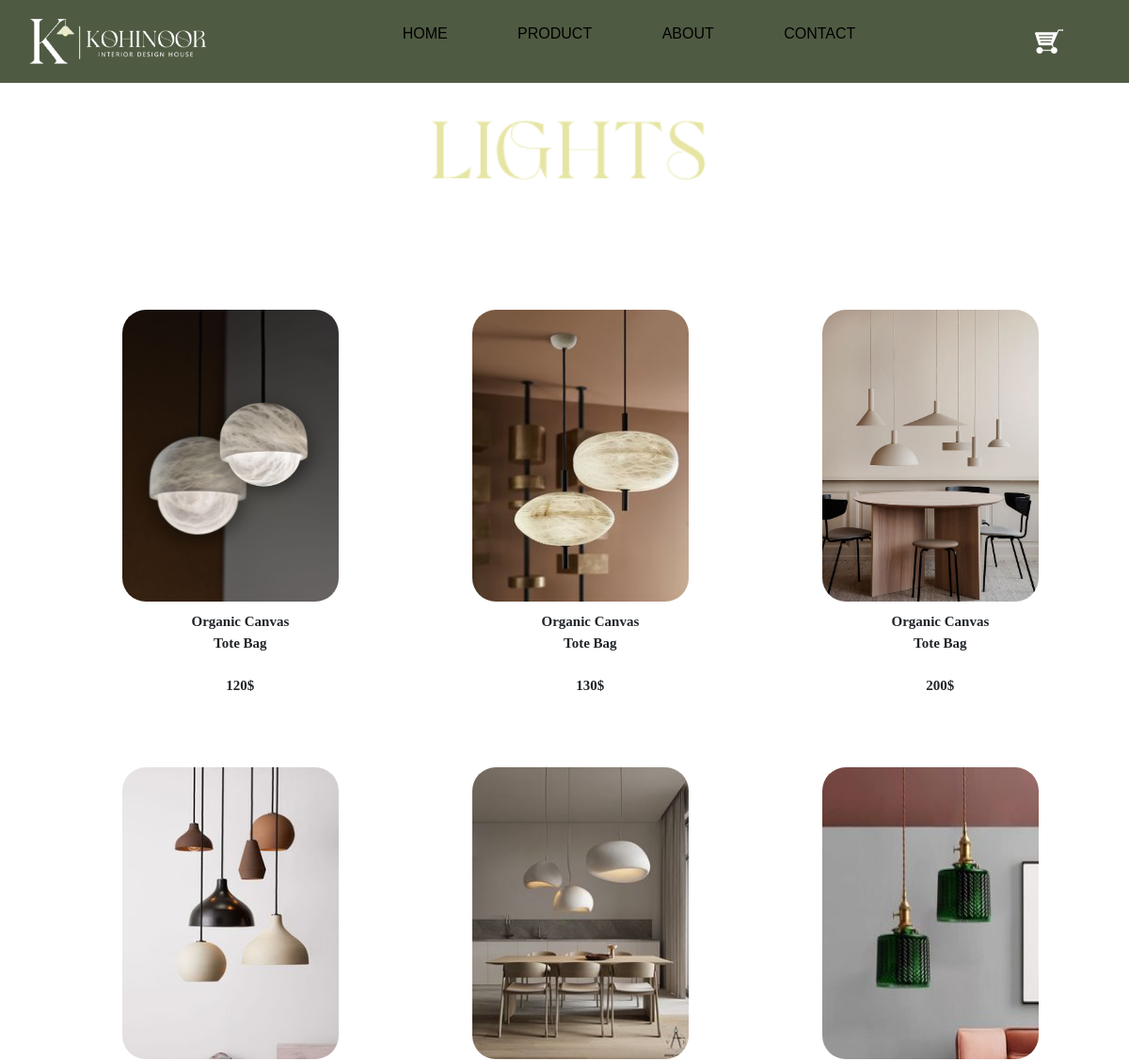
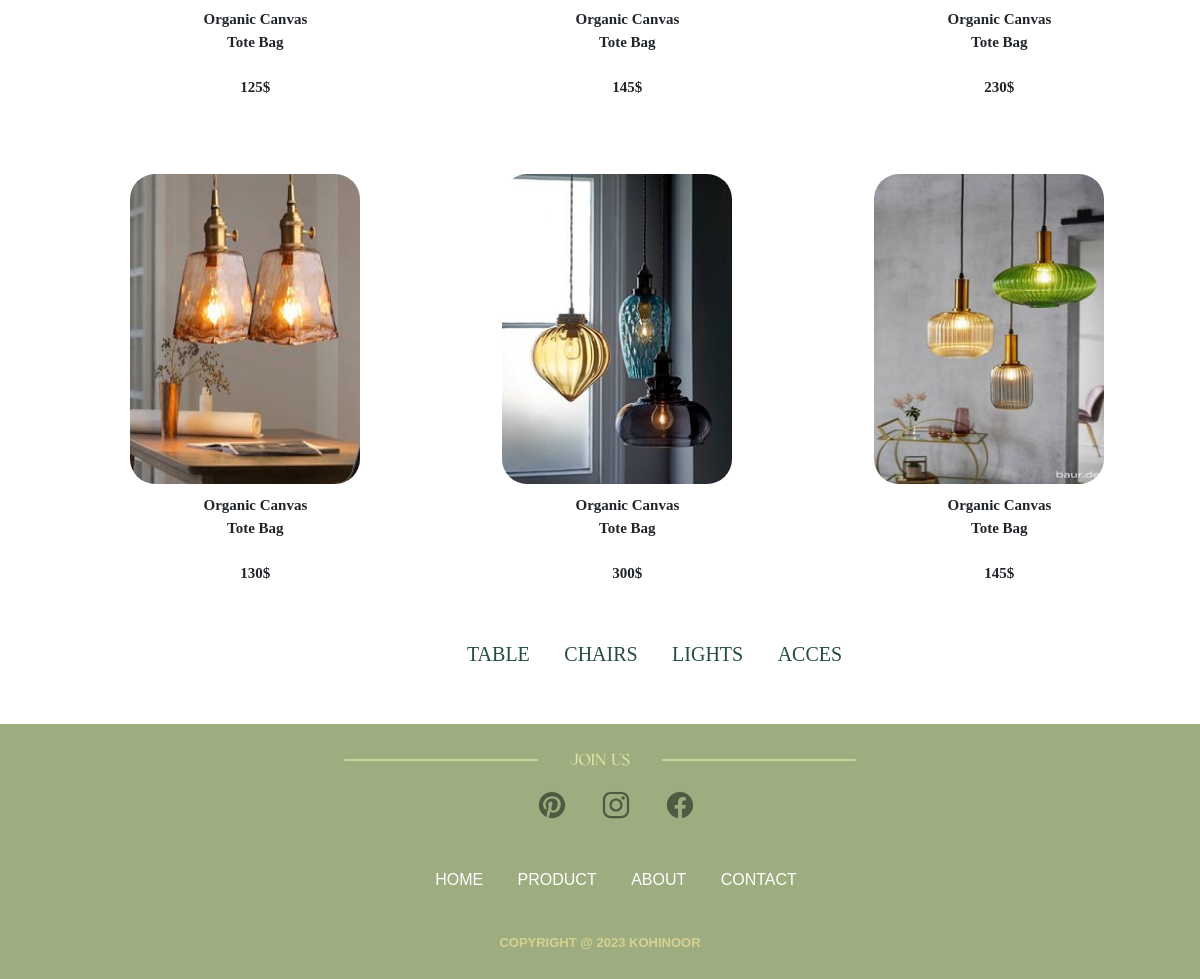
/lights.php, run on the app's committed database (2 pictures, top to bottom).
### tables this page shows
CREATE TABLE `products` (
  `id` int(255) NOT NULL,
  `img` varchar(255) NOT NULL,
  `name` varchar(255) NOT NULL,
  `title` varchar(255) NOT NULL,
  `description` varchar(255) NOT NULL,
  `prix` int(255) NOT NULL,
  `categorie` varchar(255) NOT NULL
);

### lights.php (the view, shortened to what this page needs)
<?php
@include('connexion.php');
$query = "SELECT * FROM products WHERE categorie = 'lights'";
$result = mysqli_query($conn, $query);
?>
<!DOCTYPE html>
<html lang="en">
<head>
    <?php @include_once('header.php'); ?>
</head>
<body>
    <div>
        <?php @include_once('navbar.php'); ?>
    </div>
    <div>
        <img src="images/light.png" class="product">
    </div>
    <div class="product-img">
        <div class="container">
            <div class="row">
                <?php
                if ($result) {
                    $count = 0;
                    while ($row = mysqli_fetch_assoc($result)) {
                        if ($count % 3 == 0) {
                            echo '<div class="row">';
                        }
                        echo '<div class="col-sm-4">';
                        echo '<a href="product-description.php?id=' . $row['id'] . '"><img src="images/' . $row['img'] . '" alt=""></a>';
                        echo '<p class="par">' . $row['title'] . '<br><br>' . $row['prix'] ."$" . '</p>';
                        echo '</div>';
                        $count++;
                        if ($count % 3 == 0) {
                            echo '</div>';
                        }
                    }
                }
                ?>
            </div>
        </div>
    </div>
    <br>
    <div class="menu-product">
        <ul class="menu">
            <li><a href="tables.php">TABLE</a></li>
            <li><a href="chairs.php">CHAIRS</a></li>
            <li><a href="lights.php">LIGHTS</a></li>
            <li><a href="acces.php">ACCES</a></li>
            <br>
            <br>
        </ul>
    </div>
</body>
<?php @include_once('footer.php'); ?>
</html>

### style.css (style rules this page uses)
* { margin: 0; padding: 0; box-sizing: border-box; font-family: sans-serif ; }
a { color: #4f5a42; text-decoration: none; }
.product { width: 350px; margin-left: 36%; margin-top: 25px; }
p { margin-top: 10px; font-size: 11px; font-weight: bold; display: inline-block; }
.container { margin-top: 60px; display: flex; justify-content: center; align-content: center; }
.product-img { display: flex; }
.product-img img { width: 230px; height: 310px; border-radius:25px; margin-left: 160px; margin-top: 60px; }
.menu li { display: inline-block; margin: 15px; }
.menu a { color:#254e3b; font-family: Georgia, 'Times New Roman', Times, serif; font-size: 20px; }
.menu-product { margin-left: 35%; }

### lights.php (style rules this page uses)
.par { margin-inline-start: 64%; text-align: center; font-size: 15px; font-family: cursive; }
.product-img { margin-left: -12%; }

### data on the page
products: img (picture), title "Organic Canvas Tote Bag", prix "120"
products: img (picture), title "Organic Canvas Tote Bag", prix "130"
products: img (picture), title "Organic Canvas Tote Bag", prix "200"
products: img (picture), title "Organic Canvas Tote Bag", prix "125"
products: img (picture), title "Organic Canvas Tote Bag", prix "145"
products: img (picture), title "Organic Canvas Tote Bag", prix "230"
products: img (picture), title "Organic Canvas Tote Bag", prix "130"
products: img (picture), title "Organic Canvas Tote Bag", prix "300"
products: img (picture), title "Organic Canvas Tote Bag", prix "145"
